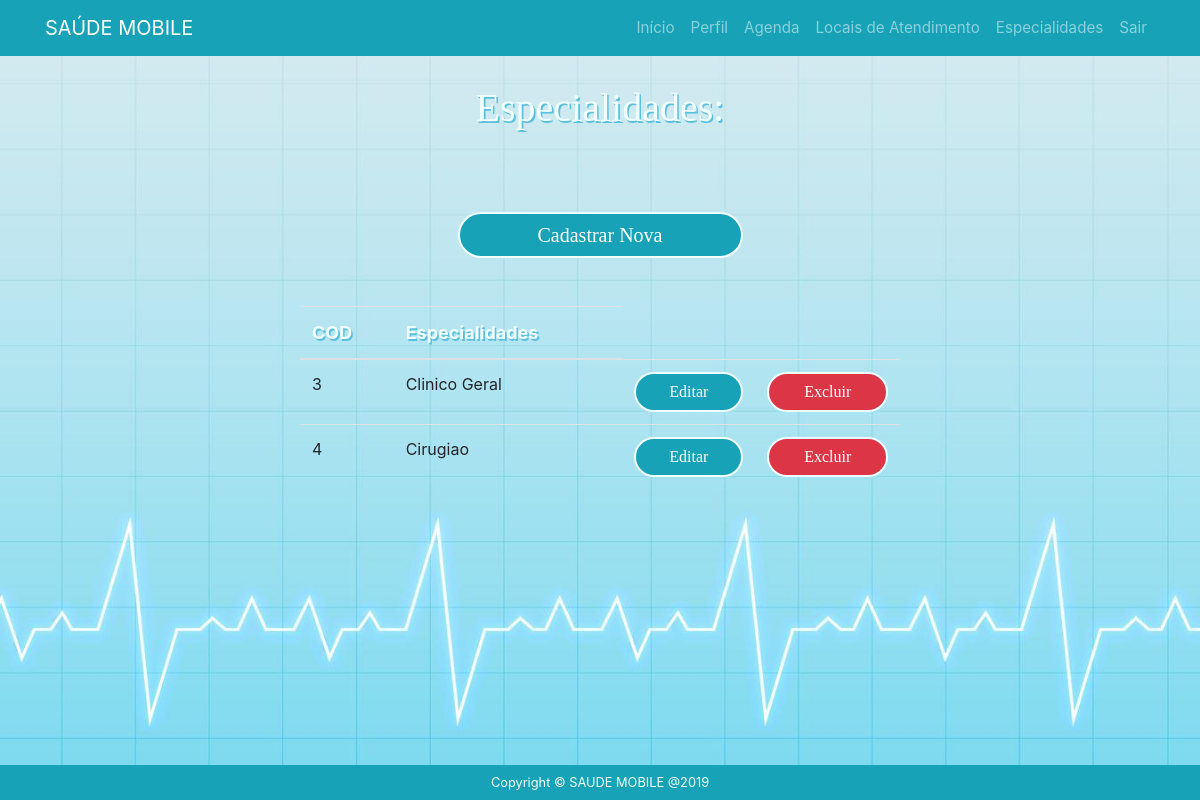
Page /profissional/lista-especialidades.php on the committed database.
### tables this page shows
CREATE TABLE `especialidades` (
  `codespecialidade` int(8) NOT NULL,
  `nomeespecialidade` varchar(50) NOT NULL,
  `codmedico` int(11) DEFAULT NULL,
  `codpj` int(11) DEFAULT NULL
);

### profissional/especialidades.class.php (called while the page is built, shortened)
<?php
class especialidades{
     public function lista(){
        $pdo = Conexao::conexao();
        $sql  = "SELECT * FROM especialidades INNER JOIN medico ON especialidades.codmedico = medico.codmedico;";
        $consulta = $pdo->query($sql);
        $dados = null;
        while ($linha = $consulta->fetch(PDO::FETCH_ASSOC)){
            $dados[] = array(
            "codespecialidade" => $linha['codespecialidade'],
            "nomeespecialidade" => $linha['nomeespecialidade']
            );
        }
        return $dados;
    }
}

### profissional/lista-especialidades.php (the view, shortened to what this page needs)
<?php
    require "especialidades.class.php";
    $especialidades = new especialidades();
    $dados = $especialidades->lista();
?>
<?php include "header.php" ?>
<body>
	<div class="container-fluid listarespc">
		<div class="row">
			<div class="col-sm-3"></div>
			<div class="col-sm-6">
				<div class="content-box-large">
		  			<div class="panel-heading">
						<div class="panel-title">
				  			<h3>Especialidades:</h3><br><br>
						</div>
					</div>
		  			<div class="panel-body">
     				<?php if($dados==null){ ?>
            		<p>Nenhuma Especialidade Cadastrada</p>
					<input type="submit" value="Cadastrar Nova" class="btn btn-info" onclick="window.location='form-especialidades.php';"/>
        			<?php } else{ ?>
				  			 <input type="submit" value="Cadastrar Nova" class="btn btn-info" onclick="window.location='form-especialidades.php';"/><br><br>
				  			 <div class="row">
		  						<div class="table-responsive">
		  							<table class="table table-hover">
				              			<thead>
				                			<tr>
				                  				<th>COD</th>
				                  				<th>Especialidades</th>
				                			</tr>
				              			</thead>
					<?php foreach($dados as $dado => $coluna){
						  	echo "<tr>";
							echo "<td>".$coluna['codespecialidade']."</td>";
							echo "<td>".$coluna['nomeespecialidade']."</td>";
                            echo '<td><a href="editar-especialidade.php?codespecialidade='.$coluna['codespecialidade'].  "&nomeespecialidade=" . $coluna['nomeespecialidade'] .'"><input type="submit" class="btn btn-info editar"  value="Editar"/></td>
								  <td><a href="excluir-especialidade.php?codespecialidade='.$coluna['codespecialidade'].'"> <input type="submit" class="btn btn-danger" value="Excluir"/></a></td></td>';
							echo "</tr>";
						   }
					?>
				    <?php } ?>
				            	    </table>
		  						</div>
  							 </div>
					</div>
		  		</div>
			</div>
			<div class="col-sm-3"></div>
 		</div>
</body>
 <?php include "../footer.php" ?>

### css/index.css (style rules this page uses)
.col-sm-8, .col-sm-6, .col-sm-3, .col-sm-2 { padding-top: 1.5vh; align-items: center; }
.container-fluid { padding-top: 12vh; width: 100vw; height: 100vh; background-image: url("../img/fundo.jpg"); background-size: 100% 100%; }
.container-fluid.listarespc { padding-top: 1vh; width: 100vw; height: 100vh; background-image: url("../img/fundo.jpg"); background-size: 100% 100%; }
.container-fluid h3 { padding-top: 8vh; padding-bottom: 3vh; text-align: center; font-size: 5vh; color: azure; text-shadow: 0.2vh 0.2vh #5bc0de; font-family: 'Crete Round', serif !important; }
.btn.btn-info { display: block; margin-left: auto; margin-right: auto; width: 50%; height: 100%; border: 0.3vh solid azure; border-radius: 5vh; font-size: 2.5vh; font-family: 'Crete Round', serif !important; }
.btn.btn-info.editar { display: block; margin-left: auto; margin-right: auto; width: 100%; height: 90%; border: 0.3vh solid azure; border-radius: 5vh; font-size: 2.0vh; font-family: 'Crete Round', serif !important; }
.btn.btn-danger { display: block; margin-left: auto; margin-right: auto; width: 100%; height: 90%; border: 0.3vh solid azure; border-radius: 5vh; font-size: 2.0vh; font-family: 'Crete Round', serif !important; }
a { font-size: 95%; }
th { color: azure; font-size: 2.25vh; text-shadow: 0.2vh 0.2vh #5bc0de; }

### rows in the picture
especialidades: codespecialidade "3", nomeespecialidade "Clinico Geral"
especialidades: codespecialidade "4", nomeespecialidade "Cirugiao"
